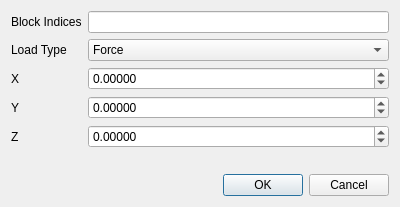
<?xml version="1.0" encoding="UTF-8"?>
<ui version="4.0">
 <class>AddBlockLoadParametersDialog</class>
 <widget class="QDialog" name="AddBlockLoadParametersDialog">
  <property name="windowModality">
   <enum>Qt::ApplicationModal</enum>
  </property>
  <property name="geometry">
   <rect>
    <x>0</x>
    <y>0</y>
    <width>400</width>
    <height>207</height>
   </rect>
  </property>
  <property name="minimumSize">
   <size>
    <width>400</width>
    <height>207</height>
   </size>
  </property>
  <property name="windowTitle">
   <string>Add Block Force/Torque Load Parameters</string>
  </property>
  <property name="modal">
   <bool>true</bool>
  </property>
  <layout class="QGridLayout" name="gridLayout">
   <item row="0" column="0">
    <layout class="QFormLayout" name="formLayout">
     <item row="0" column="0">
      <widget class="QLabel" name="blockIndicesLabel">
       <property name="text">
        <string>Block Indices</string>
       </property>
      </widget>
     </item>
     <item row="0" column="1">
      <widget class="QLineEdit" name="blockIndicesLineEdit"/>
     </item>
     <item row="1" column="0">
      <widget class="QLabel" name="loadTypeLabel">
       <property name="text">
        <string>Load Type</string>
       </property>
      </widget>
     </item>
     <item row="1" column="1">
      <widget class="QComboBox" name="loadTypeComboBox">
       <item>
        <property name="text">
         <string>Force</string>
        </property>
       </item>
       <item>
        <property name="text">
         <string>Torque</string>
        </property>
       </item>
      </widget>
     </item>
     <item row="2" column="0">
      <widget class="QLabel" name="xLabel">
       <property name="text">
        <string>X</string>
       </property>
      </widget>
     </item>
     <item row="2" column="1">
      <widget class="QDoubleSpinBox" name="xDoubleSpinBox">
       <property name="decimals">
        <number>5</number>
       </property>
       <property name="minimum">
        <double>-99999.998999999996158</double>
       </property>
       <property name="maximum">
        <double>99999.998999999996158</double>
       </property>
       <property name="singleStep">
        <double>0.001000000000000</double>
       </property>
      </widget>
     </item>
     <item row="3" column="0">
      <widget class="QLabel" name="yLabel">
       <property name="text">
        <string>Y</string>
       </property>
      </widget>
     </item>
     <item row="3" column="1">
      <widget class="QDoubleSpinBox" name="yDoubleSpinBox">
       <property name="decimals">
        <number>5</number>
       </property>
       <property name="minimum">
        <double>-99999.998999999996158</double>
       </property>
       <property name="maximum">
        <double>99999.998999999996158</double>
       </property>
       <property name="singleStep">
        <double>0.001000000000000</double>
       </property>
      </widget>
     </item>
     <item row="4" column="0">
      <widget class="QLabel" name="zLabel">
       <property name="text">
        <string>Z</string>
       </property>
      </widget>
     </item>
     <item row="4" column="1">
      <widget class="QDoubleSpinBox" name="zDoubleSpinBox">
       <property name="decimals">
        <number>5</number>
       </property>
       <property name="minimum">
        <double>-99999.998999999996158</double>
       </property>
       <property name="maximum">
        <double>99999.998999999996158</double>
       </property>
       <property name="singleStep">
        <double>0.010000000000000</double>
       </property>
      </widget>
     </item>
    </layout>
   </item>
   <item row="1" column="0">
    <widget class="QDialogButtonBox" name="buttonBox">
     <property name="orientation">
      <enum>Qt::Horizontal</enum>
     </property>
     <property name="standardButtons">
      <set>QDialogButtonBox::Cancel|QDialogButtonBox::Ok</set>
     </property>
    </widget>
   </item>
  </layout>
 </widget>
 <resources/>
 <connections>
  <connection>
   <sender>buttonBox</sender>
   <signal>accepted()</signal>
   <receiver>AddBlockLoadParametersDialog</receiver>
   <slot>accept()</slot>
   <hints>
    <hint type="sourcelabel">
     <x>248</x>
     <y>254</y>
    </hint>
    <hint type="destinationlabel">
     <x>157</x>
     <y>274</y>
    </hint>
   </hints>
  </connection>
  <connection>
   <sender>buttonBox</sender>
   <signal>rejected()</signal>
   <receiver>AddBlockLoadParametersDialog</receiver>
   <slot>reject()</slot>
   <hints>
    <hint type="sourcelabel">
     <x>316</x>
     <y>260</y>
    </hint>
    <hint type="destinationlabel">
     <x>286</x>
     <y>274</y>
    </hint>
   </hints>
  </connection>
 </connections>
</ui>
